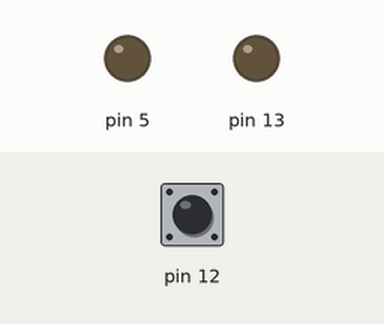
Recording of a sketch running on a simulated Arduino Uno, built with avr-gcc and run on an emulated ATmega328P. On the bench: output pins drawn as LEDs (lit = HIGH). Dashed ring = blinking. The inputs (shaded band) are chosen by the test bench; at power-on: pin 12 HIGH. What the sketch prints to the serial monitor is not drawn.

Above: at 1.2 s.
1.3 s: pin 12 driven LOW
At 2.5 s:
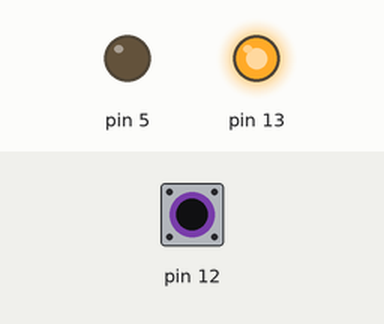
2.8 s: pin 12 driven HIGH
At 4.0 s:
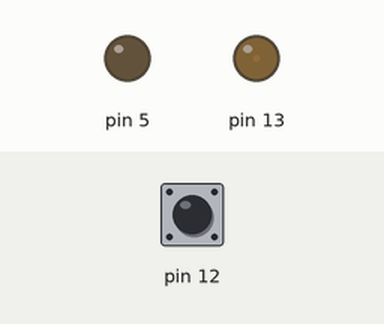
4.3 s: pin 12 pulsed LOW 2 times (0.12 s each, 0.3 s apart)
At 4.54 s:
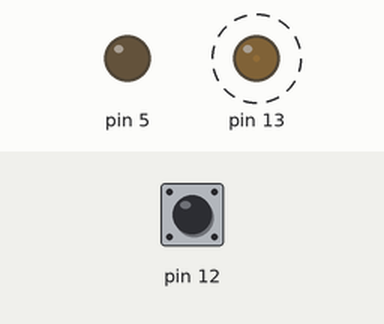
Timing chart, 0 to 7.3 s (numbered marks = the images above; inputs shaded):
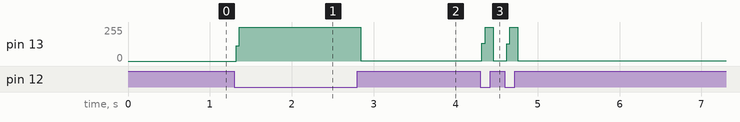

The sketch:

sketch_may29btoutchsensor.ino
```cpp
//ハイパスフィルタの変数
int const N = 10;

int a[N];

void setup(){
  for(int i=0; i<N; i++){
    a[i] = 0;
  }
  Serial.begin(9600);

  //タッチパネル本体
  pinMode(13,OUTPUT);
  pinMode(12,INPUT);
  //確認用LED
  pinMode(5, OUTPUT);
}

void loop(){
  //充電時間用の変数
  a[0] = 0;
  //一度HIGHにして
  digitalWrite(13, HIGH);

  //12番ピンがHIGHになるまで(=充電時間)をカウント
  while (digitalRead(12)!=HIGH){
    a[0]++;
  }
  //LOWに戻す
  digitalWrite(13, LOW);

  //たまに値がぶれるのでローパスフィルタをかける。
  float ave = 0;
  for(int i=0; i<N; i++){
    ave += a[0];
  }
  ave /= N;

  //値チェック
  Serial.println(a[0]);

  //この20という数字が大きければ鈍感に、小さければ敏感になります
  if(ave > 100){
    digitalWrite(5, HIGH);
  }else{
    digitalWrite(5, LOW);
  }

  //変数をずらす。
  for(int i=0; i<N-1; i++){
    a[i+1] = a[i];
  }
}
```

Measured:
- after the input at 1.3 s, pin 13: 0/255 → 255/255 at once
- after the input at 2.8 s, pin 13: 255/255 → 1/255 at once
- after the input at 4.3 s, pin 13: alternates 255/255 for 0.14 s and 1/255 for 0.16 s, 4 changes in all, then stays 1/255, starting at once
